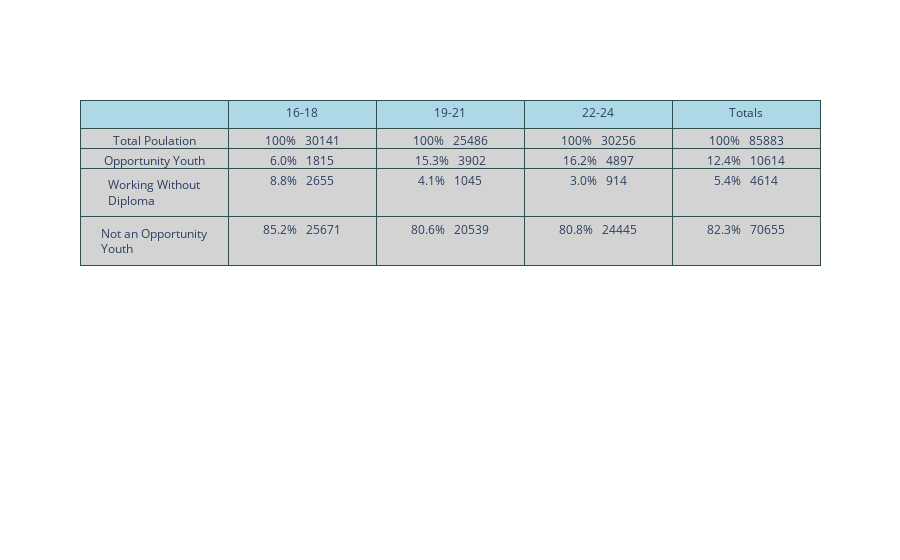
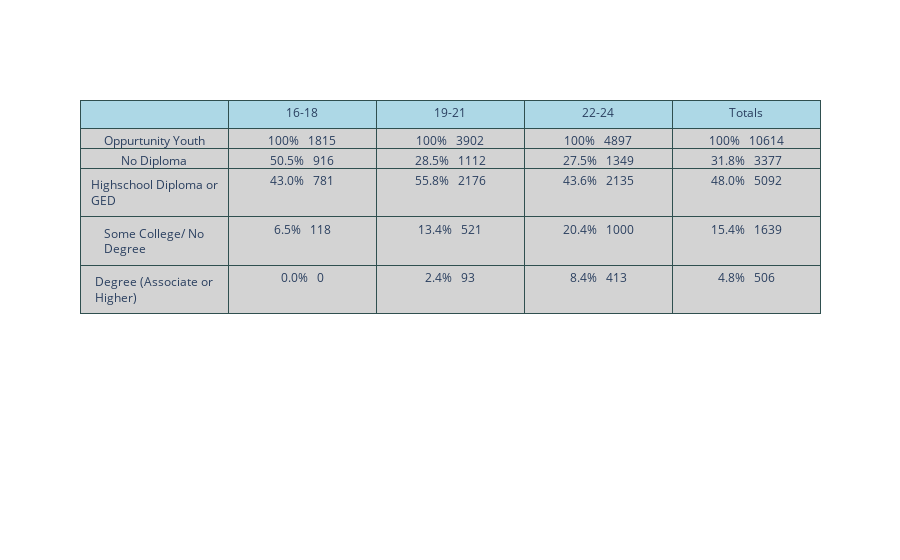

Notebook source saved alongside these figures, in order:
### Code cell
import plotly.graph_objects as go

tpop_fig = go.Figure(data=[go.Table(header=dict(values= age_range_labels, line_color='darkslategray', fill_color = 'lightblue', align='center'),
                                cells=dict(values= tpop_reformated, line_color='darkslategray', fill_color='lightgray', align='center'))])

oy_fig = go.Figure(data=[go.Table(header=dict(values= age_range_labels, line_color='darkslategray', fill_color = 'lightblue', align='center'),
                                cells=dict(values= oy_reformated, line_color='darkslategray', fill_color='lightgray', align='center'))])


tpop_fig.show()
oy_fig.show()

### Figure 1 — Plotly figure (JSON) as saved in the notebook; plotly's stock layout.template omitted (floating-point values rounded to 4 significant figures)
{"data": [{"cells": {"align": "center", "fill": {"color": "lightgray"}, "line": {"color": "darkslategray"}, "values": [["Total Poulation", "Opportunity Youth", "Working Without Diploma", "Not an Opportunity Youth"], ["100%   30141", "6.0%   1815", "8.8%   2655", "85.2%   25671"], ["100%   25486", "15.3%   3902", "4.1%   1045", "80.6%   20539"], ["100%   30256", "16.2%   4897", "3.0%   914", "80.8%   24445"], ["100%   85883", "12.4%   10614", "5.4%   4614", "82.3%   70655"]]}, "header": {"align": "center", "fill": {"color": "lightblue"}, "line": {"color": "darkslategray"}, "values": ["   ", "16-18", "19-21", "22-24", "Totals"]}, "type": "table"}], "layout": {}}

### Figure 2 — Plotly figure (JSON) as saved in the notebook; plotly's stock layout.template omitted (floating-point values rounded to 4 significant figures)
{"data": [{"cells": {"align": "center", "fill": {"color": "lightgray"}, "line": {"color": "darkslategray"}, "values": [["Oppurtunity Youth", "No Diploma", "Highschool Diploma or GED", "Some College/ No Degree", "Degree (Associate or Higher)"], ["100%   1815", "50.5%   916", "43.0%   781", "6.5%   118", "0.0%   0"], ["100%   3902", "28.5%   1112", "55.8%   2176", "13.4%   521", "2.4%   93"], ["100%   4897", "27.5%   1349", "43.6%   2135", "20.4%   1000", "8.4%   413"], ["100%   10614", "31.8%   3377", "48.0%   5092", "15.4%   1639", "4.8%   506"]]}, "header": {"align": "center", "fill": {"color": "lightblue"}, "line": {"color": "darkslategray"}, "values": ["   ", "16-18", "19-21", "22-24", "Totals"]}, "type": "table"}], "layout": {}}
